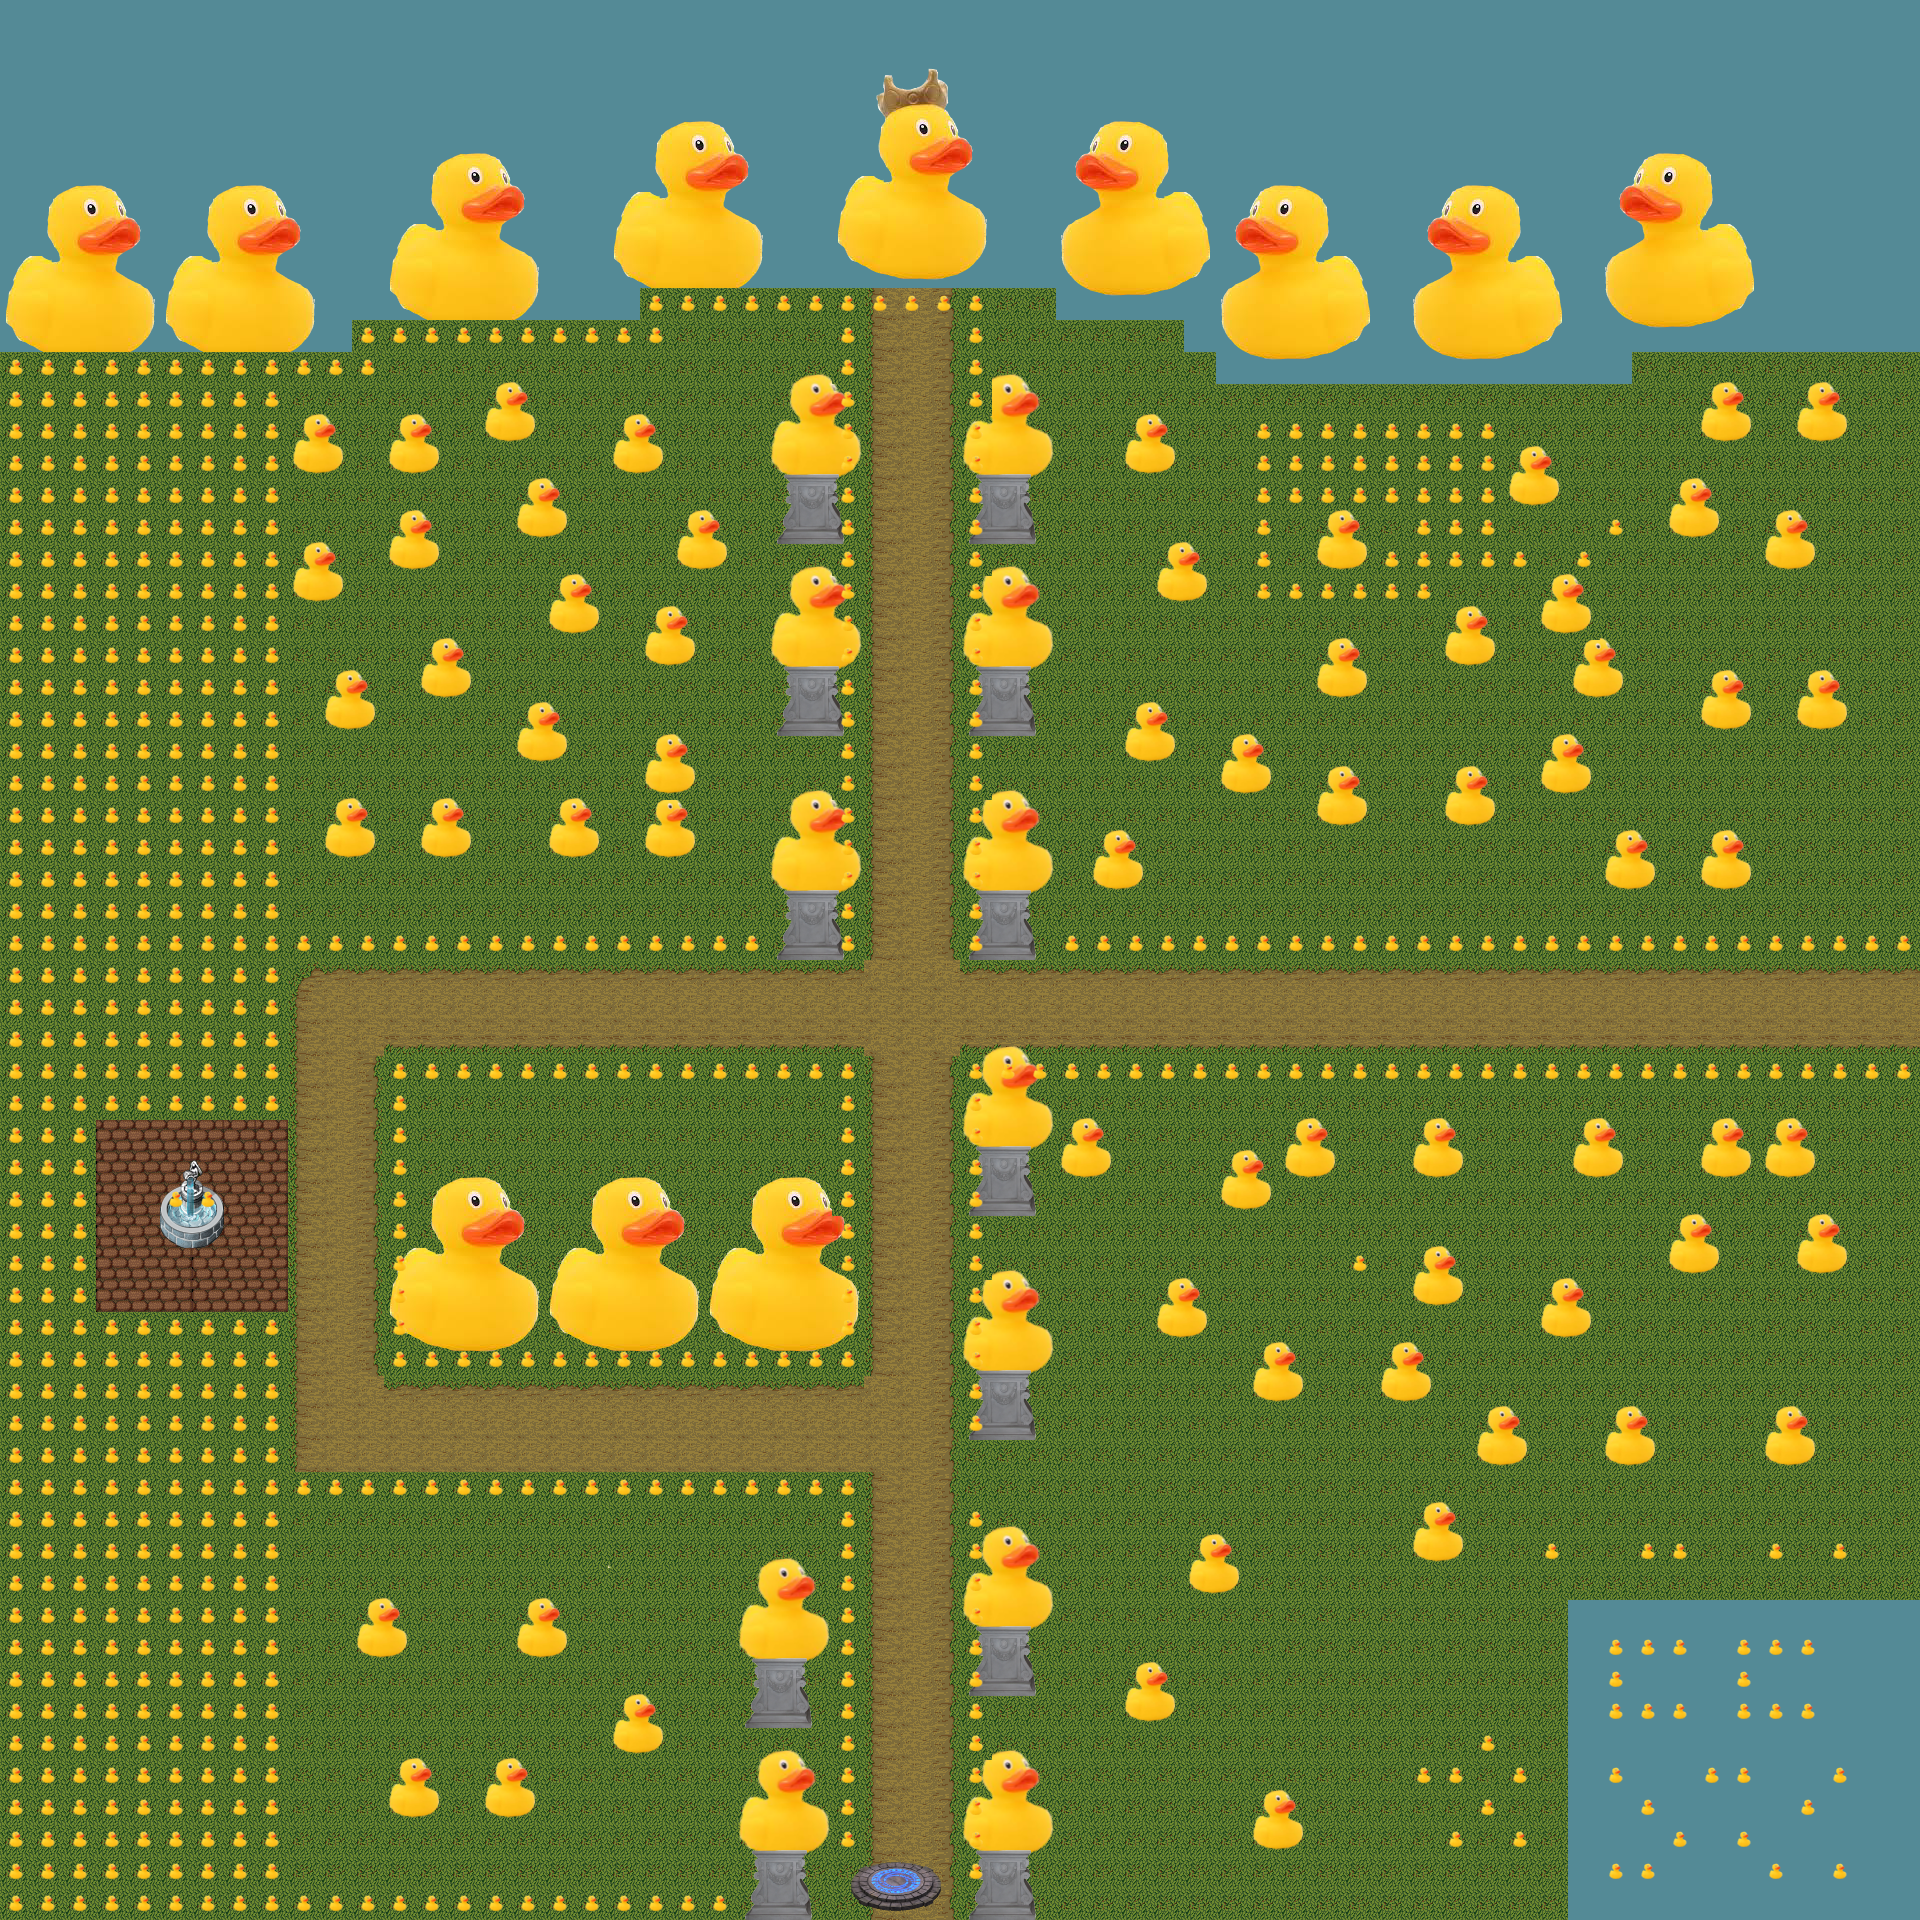

This game map was drawn from its Tiled (.tmx) file and the tilesets committed beside it. A one-line description and the trimmed map source follow:
An orthogonal 60x60 tile map with 32x32 px tiles, 1 tile layer (Collision), 2 image layers.

<map version="1.2" tiledversion="1.3.1" orientation="orthogonal" renderorder="right-down" compressionlevel="0" width="60" height="60" tilewidth="32" tileheight="32" infinite="0" nextlayerid="5" nextobjectid="1">
 <properties>
  <property name="27 58" value="theGreen.tmx 66 7" />
  <property name="28 58" value="theGreen.tmx 66 7" />
 </properties>
 <tileset firstgid="1" source="tileset/tileset file/collision.tsx" />
 <layer id="4" name="Collision" width="60" height="60">
  <data>[3600 cells, 555 non-empty, 1 distinct tile ids]</data>
 </layer>
 <imagelayer id="3" name="background">
  <image source="tileset/tileset file/DucktopiaBackground.png" width="1920" height="1920" />
 </imagelayer>
 <imagelayer id="2" name="foreground">
  <image source="tileset/tileset file/DucktopiaForeground.png" width="1920" height="1920" />
 </imagelayer>
</map>
